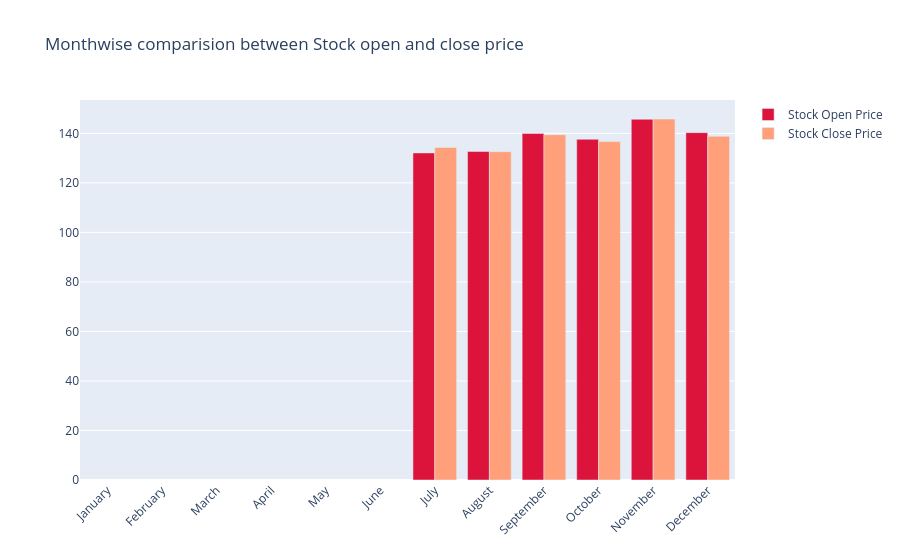

Source (notebook cell):
### Code cell
fig = go.Figure()

fig.add_trace(go.Bar(
    x=monthvise.index,
    y=monthvise['open'],
    name='Stock Open Price',
    marker_color='crimson'
))
fig.add_trace(go.Bar(
    x=monthvise.index,
    y=monthvise['close'],
    name='Stock Close Price',
    marker_color='lightsalmon'
))

fig.update_layout(barmode='group', xaxis_tickangle=-45,
                  title='Monthwise comparision between Stock open and close price')
fig.show()

### Figure 1 — Plotly figure (JSON) as saved in the notebook; plotly's stock layout.template omitted (floating-point values rounded to 4 significant figures)
{"data": [{"marker": {"color": "crimson"}, "name": "Stock Open Price", "x": ["January", "February", "March", "April", "May", "June", "July", "August", "September", "October", "November", "December"], "y": [null, null, null, null, null, null, 132.1, 132.7, 140.0, 137.6, 145.7, 140.3], "type": "bar"}, {"marker": {"color": "lightsalmon"}, "name": "Stock Close Price", "x": ["January", "February", "March", "April", "May", "June", "July", "August", "September", "October", "November", "December"], "y": [null, null, null, null, null, null, 134.3, 132.6, 139.4, 136.7, 145.8, 138.8], "type": "bar"}], "layout": {"xaxis": {"tickangle": -45}, "barmode": "group", "title": {"text": "Monthwise comparision between Stock open and close price"}}}
